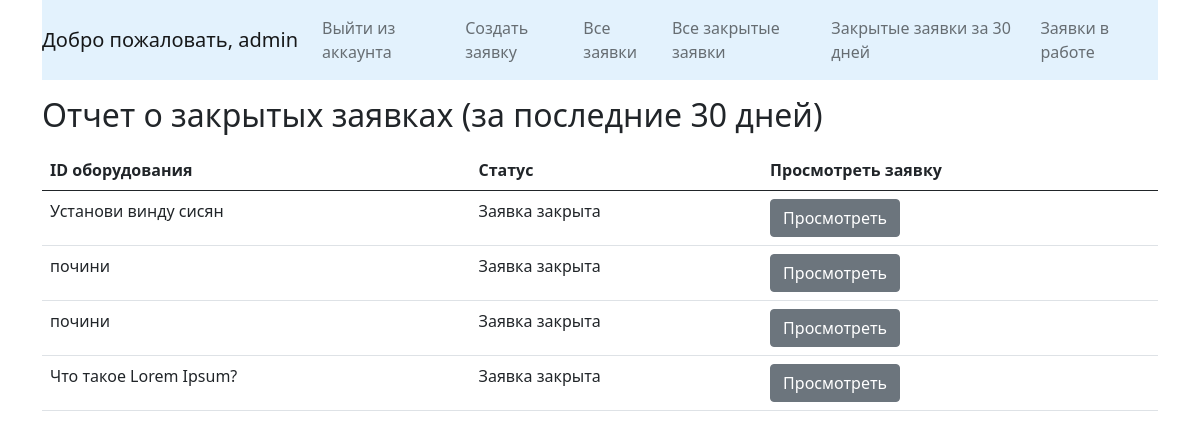
/service/closed_requests_report/ (signed in), run on the app's committed database.
### service/models.py (models this page shows)
class RepairRequest(models.Model):
    title = models.CharField(max_length=200)
    description = models.TextField()
    status = models.CharField(max_length=20, default='Ожидание')
    user = models.ForeignKey(User, on_delete=models.CASCADE)
    engineer = models.ForeignKey(User, on_delete=models.CASCADE, related_name='engineer', null=True, blank=True)
    solution = models.TextField(blank=True, null=True)
    created_at = models.DateTimeField(auto_now_add=True)
    updated_at = models.DateTimeField(auto_now=True)

### service/views.py (the view)
# urls.py: path('closed_requests_report/', closed_requests_report, name='closed_requests_report'),
@login_required
def closed_requests_report(request):
    if not request.user.is_staff:
        return redirect('view_requests')
    end_date = timezone.now()
    start_date = end_date - timedelta(days=30)
    closed_requests = RepairRequest.objects.filter(
        status='Заявка закрыта',
        updated_at__range=[start_date, end_date],
        engineer=request.user
    )
    return render(request, 'closed_requests_report.html', {'closed_requests': closed_requests})

### service/templates/closed_requests_report.html (shortened to what this page needs)
{% extends 'base.html' %}
{% block content %}
  <h2>Отчет о закрытых заявках (за последние 30 дней)</h2>
    <table class="table">
  <thead>
    <tr>
      <th scope="col">ID оборудования</th>
      <th scope="col">Статус</th>
        <th scope="col">Просмотреть заявку</th>
    </tr>
  </thead>
  <tbody>
  {% for request in closed_requests %}
    <tr>
      <td>{{ request.title }}</td>
      <td>{{ request.status }}</td>
        <td> <a href="{% url 'view_solution' request.id %}" class="btn btn-secondary">Просмотреть</a></td>
    </tr>
    {% endfor %}
  </tbody>
</table>
{% endblock %}

### service/templates/base.html (shortened to what this page needs)
{% load static %}
<!DOCTYPE html>
<html lang="ru">
    <head>
        <link href="https://cdn.jsdelivr.net/npm/bootstrap@5.0.2/dist/css/bootstrap.min.css" rel="stylesheet">
    </head>
    <header>
    <div class="container">
    <nav class="navbar navbar-expand-lg navbar-light" style="background-color: #e3f2fd;">
  <a class="navbar-brand" href="#">
      {% if request.user.is_authenticated %}
        Добро пожаловать, {{ request.user.username }}
  {% endif %}
  </a>
  <div class="collapse navbar-collapse" id="navbarTogglerDemo02">
    <ul class="navbar-nav mr-auto mt-2 mt-lg-0">
        {% if request.user.is_authenticated %}
            <li class="nav-item">
                <a class="nav-link" href="{% url "logout" %}">Выйти из аккаунта</a>
            </li>
                    <li class="nav-item">
            <a  class="nav-link"  href="{% url 'create_request' %}">Создать заявку</a>
        </li>
        {% else %}
            <li class="nav-item">
                <a  class="nav-link" href="{% url "login" %}">Войти в аккаунт</a>
            </li>
        {% endif %}
    {% if request.user.is_staff %}
        <li class="nav-item">
            <a  class="nav-link" href="{% url "view_requests" %}">Все заявки</a>
        </li>
        <li class="nav-item">
            <a  class="nav-link" href="{% url "view_closed_requests" %}">Все закрытые заявки</a>
        </li>
        <li class="nav-item">
            <a  class="nav-link" href="{% url "closed_requests_report" %}">Закрытые заявки за 30 дней</a>
        </li>
        <li class="nav-item">
            <a  class="nav-link" href="{% url "view_engineer_requests" %}">Заявки в работе</a>
        </li>
    {% endif %}
    </ul>
  </div>
</nav>
    </div>
    </header>
    <body>
        <div class="container">
        {% block content %}
        {% endblock %}
        </div>
    </body>
</html>

### data on the page
RepairRequest: title "Установи винду сисян", status "Заявка закрыта"
RepairRequest: title "почини", status "Заявка закрыта"
RepairRequest: title "почини", status "Заявка закрыта"
RepairRequest: title "Что такое Lorem Ipsum?", status "Заявка закрыта"

### other printed values
{{ request.user.username }} "admin"
